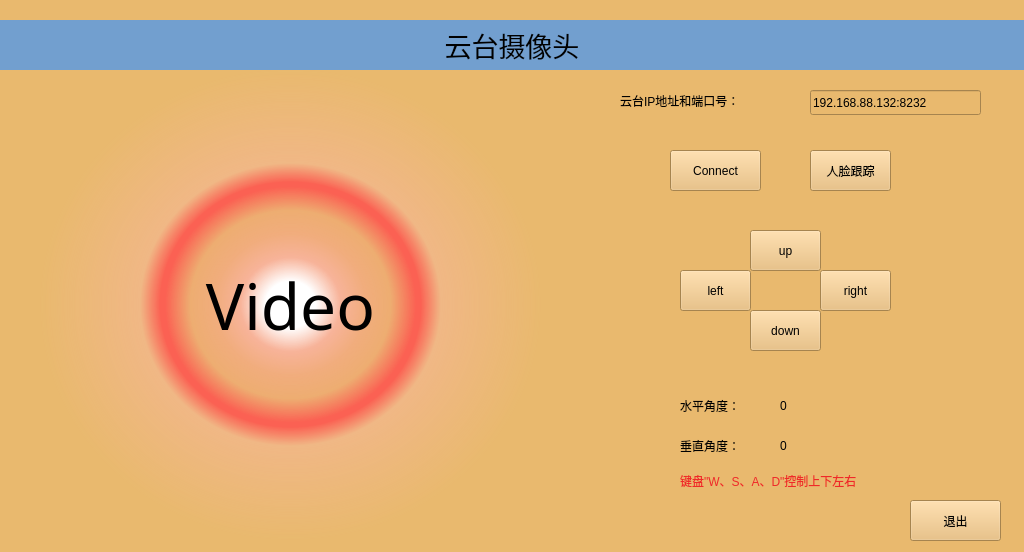
<?xml version="1.0" encoding="UTF-8"?>
<ui version="4.0">
 <class>test</class>
 <widget class="QWidget" name="test">
  <property name="geometry">
   <rect>
    <x>0</x>
    <y>0</y>
    <width>1024</width>
    <height>552</height>
   </rect>
  </property>
  <property name="windowTitle">
   <string>AICamera</string>
  </property>
  <property name="styleSheet">
   <string notr="true">background-color: rgb(233, 185, 110);</string>
  </property>
  <widget class="QLabel" name="labelCamera">
   <property name="geometry">
    <rect>
     <x>40</x>
     <y>69</y>
     <width>501</width>
     <height>471</height>
    </rect>
   </property>
   <property name="font">
    <font>
     <family>Academy Engraved LET</family>
     <pointsize>48</pointsize>
    </font>
   </property>
   <property name="styleSheet">
    <string notr="true">QLabel#labelCamera{
background-color: qradialgradient(spread:pad, cx:0.5, cy:0.5, radius:0.5, fx:0.5, fy:0.5, stop:0 rgba(255, 255, 255, 255), stop:0.1 rgba(255, 255, 255, 255), stop:0.2 rgba(255, 176, 176, 167), stop:0.3 rgba(255, 151, 151, 92), stop:0.4 rgba(255, 125, 125, 51), stop:0.5 rgba(255, 76, 76, 205), stop:0.52 rgba(255, 76, 76, 205), stop:0.6 rgba(255, 180, 180, 84), stop:1 rgba(255, 255, 255, 0));
}</string>
   </property>
   <property name="text">
    <string>Video</string>
   </property>
   <property name="alignment">
    <set>Qt::AlignCenter</set>
   </property>
  </widget>
  <widget class="QPushButton" name="left">
   <property name="geometry">
    <rect>
     <x>680</x>
     <y>270</y>
     <width>71</width>
     <height>41</height>
    </rect>
   </property>
   <property name="text">
    <string>left</string>
   </property>
  </widget>
  <widget class="QPushButton" name="right">
   <property name="geometry">
    <rect>
     <x>820</x>
     <y>270</y>
     <width>71</width>
     <height>41</height>
    </rect>
   </property>
   <property name="text">
    <string>right</string>
   </property>
  </widget>
  <widget class="QPushButton" name="down">
   <property name="geometry">
    <rect>
     <x>750</x>
     <y>310</y>
     <width>71</width>
     <height>41</height>
    </rect>
   </property>
   <property name="text">
    <string>down</string>
   </property>
  </widget>
  <widget class="QPushButton" name="up">
   <property name="geometry">
    <rect>
     <x>750</x>
     <y>230</y>
     <width>71</width>
     <height>41</height>
    </rect>
   </property>
   <property name="text">
    <string>up</string>
   </property>
  </widget>
  <widget class="QPushButton" name="connect">
   <property name="geometry">
    <rect>
     <x>670</x>
     <y>150</y>
     <width>91</width>
     <height>41</height>
    </rect>
   </property>
   <property name="text">
    <string>Connect</string>
   </property>
  </widget>
  <widget class="QLabel" name="HorizontalAngel">
   <property name="geometry">
    <rect>
     <x>680</x>
     <y>390</y>
     <width>81</width>
     <height>31</height>
    </rect>
   </property>
   <property name="text">
    <string>水平角度：</string>
   </property>
  </widget>
  <widget class="QLabel" name="VerticalAngel">
   <property name="geometry">
    <rect>
     <x>680</x>
     <y>430</y>
     <width>81</width>
     <height>31</height>
    </rect>
   </property>
   <property name="text">
    <string>垂直角度：</string>
   </property>
  </widget>
  <widget class="QLabel" name="HorizontalValue">
   <property name="geometry">
    <rect>
     <x>780</x>
     <y>390</y>
     <width>81</width>
     <height>31</height>
    </rect>
   </property>
   <property name="text">
    <string>0</string>
   </property>
  </widget>
  <widget class="QLabel" name="VerticalValue">
   <property name="geometry">
    <rect>
     <x>780</x>
     <y>430</y>
     <width>81</width>
     <height>31</height>
    </rect>
   </property>
   <property name="text">
    <string>0</string>
   </property>
  </widget>
  <widget class="QPushButton" name="faceTrack">
   <property name="geometry">
    <rect>
     <x>810</x>
     <y>150</y>
     <width>81</width>
     <height>41</height>
    </rect>
   </property>
   <property name="text">
    <string>人脸跟踪</string>
   </property>
  </widget>
  <widget class="QLabel" name="label">
   <property name="geometry">
    <rect>
     <x>680</x>
     <y>460</y>
     <width>241</width>
     <height>41</height>
    </rect>
   </property>
   <property name="styleSheet">
    <string notr="true">color: rgb(239, 41, 41);</string>
   </property>
   <property name="text">
    <string>键盘&quot;W、S、A、D&quot;控制上下左右</string>
   </property>
  </widget>
  <widget class="QLineEdit" name="lineEdit">
   <property name="geometry">
    <rect>
     <x>810</x>
     <y>90</y>
     <width>171</width>
     <height>25</height>
    </rect>
   </property>
   <property name="text">
    <string>192.168.88.132:8232</string>
   </property>
  </widget>
  <widget class="QLabel" name="label_2">
   <property name="geometry">
    <rect>
     <x>620</x>
     <y>90</y>
     <width>181</width>
     <height>21</height>
    </rect>
   </property>
   <property name="text">
    <string>云台IP地址和端口号：</string>
   </property>
  </widget>
  <widget class="QPushButton" name="quit">
   <property name="geometry">
    <rect>
     <x>910</x>
     <y>500</y>
     <width>91</width>
     <height>41</height>
    </rect>
   </property>
   <property name="text">
    <string>退出</string>
   </property>
  </widget>
  <widget class="QLabel" name="label_3">
   <property name="geometry">
    <rect>
     <x>0</x>
     <y>20</y>
     <width>1024</width>
     <height>50</height>
    </rect>
   </property>
   <property name="font">
    <font>
     <pointsize>20</pointsize>
    </font>
   </property>
   <property name="styleSheet">
    <string notr="true">background-color: rgb(114, 159, 207);</string>
   </property>
   <property name="text">
    <string>云台摄像头</string>
   </property>
   <property name="alignment">
    <set>Qt::AlignCenter</set>
   </property>
  </widget>
 </widget>
 <resources/>
 <connections/>
</ui>
